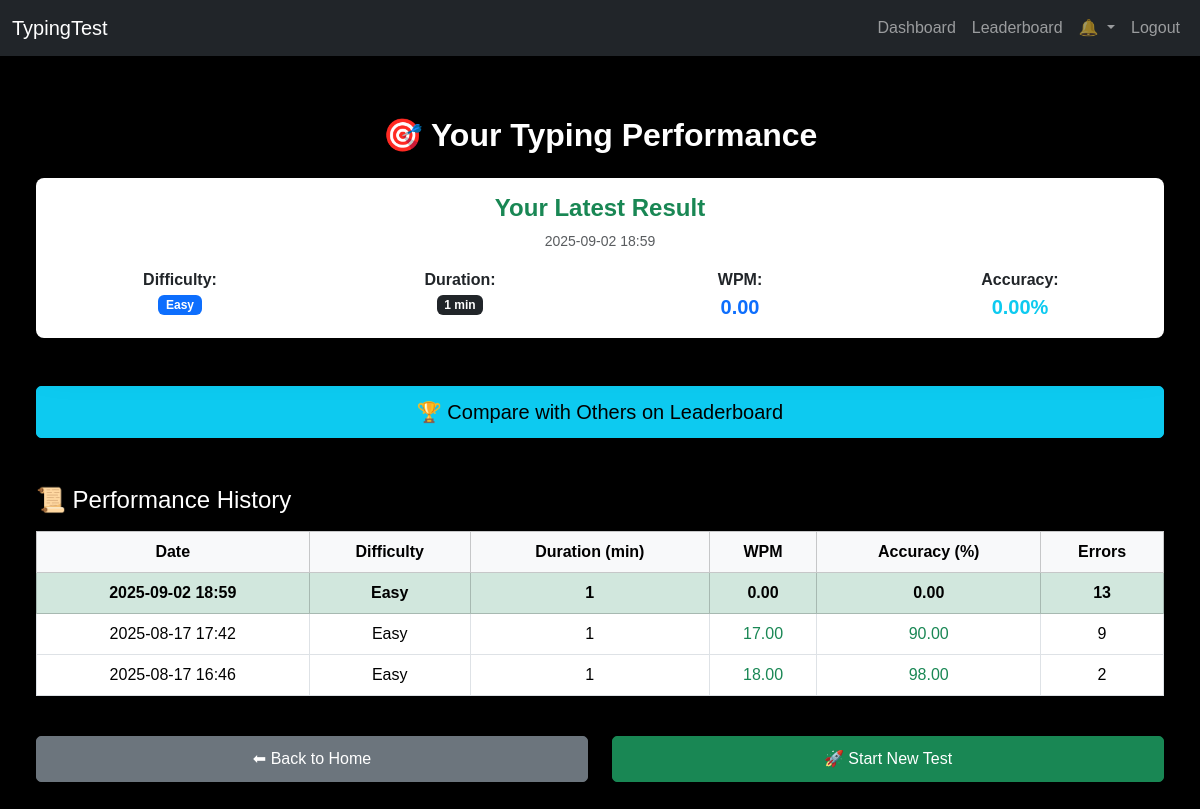
The app's page /performance/ (signed in) with its own data.
### typingtest/models.py (models this page shows, shortened)
class Performance(models.Model):
    user = models.ForeignKey(User, on_delete=models.CASCADE)
    wpm = models.FloatField(help_text="Words per minute")
    accuracy = models.FloatField(help_text="Typing accuracy in percentage")
    errors = models.PositiveIntegerField(default=0, help_text="Number of typing errors")  # NEW FIELD
    difficulty = models.CharField(max_length=10, choices=Paragraph.DIFFICULTY_CHOICES)
    duration = models.PositiveIntegerField(help_text="Duration in minutes")
    date = models.DateTimeField(auto_now_add=True)
    class Meta:
        ordering = ['-date']  # Always newest first

### typingtest/views.py (the view)
# urls.py: path('performance/', typing_views.performance_tracking, name='performance_tracking'),
@login_required
def performance_tracking(request):
    performances = Performance.objects.filter(user=request.user).order_by('-date')
    return render(request, 'typingtest/performance.html', {
        'performances': performances
    })

### notifications/context_processors.py (called while the page is built)
def header_notifications(request):
    if not request.user.is_authenticated:
        return {}
    qs = request.user.notifications.all()[:5]
    unread = request.user.notifications.filter(is_read=False).count()
    return {
        'header_notifications': qs,
        'notifications_unread_count': unread,
    }

### typingtest/templates/typingtest/performance.html (shortened to what this page needs)
{% extends 'base.html' %}
{% block content %}
<div class="container mt-4">
    <h2 class="mb-4 text-center">🎯 Your Typing Performance</h2>
    {% if performances and performances|length > 0 %}
        <div class="card shadow-lg mb-5 border-0 rounded-3">
            <div class="card-body text-center">
                <h4 class="card-title text-success fw-bold">Your Latest Result</h4>
                <p class="mb-3 text-muted small">
                    {{ performances.0.date|date:"Y-m-d H:i" }}
                </p>
                <div class="row gy-3 text-center">
                    <div class="col-6 col-md-3">
                        <strong class="d-block">Difficulty:</strong>
                        <span class="badge bg-primary">{{ performances.0.difficulty|title }}</span>
                    </div>
                    <div class="col-6 col-md-3">
                        <strong class="d-block">Duration:</strong>
                        <span class="badge bg-dark">{{ performances.0.duration }} min</span>
                    </div>
                    <div class="col-6 col-md-3">
                        <strong class="d-block">WPM:</strong>
                        <span class="text-primary fw-bold fs-5">{{ performances.0.wpm|floatformat:2 }}</span>
                    </div>
                    <div class="col-6 col-md-3">
                        <strong class="d-block">Accuracy:</strong>
                        <span class="text-info fw-bold fs-5">{{ performances.0.accuracy|floatformat:2 }}%</span>
                    </div>
                </div>
            </div>
        </div>
        <div class="text-center mb-5">
            <a href="{% url 'leaderboard' %}" class="btn btn-info btn-lg w-100 w-md-auto">
                🏆 Compare with Others on Leaderboard
            </a>
        </div>
        <h4 class="mb-3">📜 Performance History</h4>
        <div class="table-responsive">
            <table class="table table-bordered table-hover align-middle text-center">
                <thead class="table-light">
                    <tr>
                        <th>Date</th>
                        <th>Difficulty</th>
                        <th>Duration (min)</th>
                        <th>WPM</th>
                        <th>Accuracy (%)</th>
                        <th>Errors</th>
                    </tr>
                </thead>
                <tbody>
                    {% for perf in performances %}
                        {% if forloop.first %}
                            <tr class="table-success fw-bold">
                        {% else %}
                            <tr>
                        {% endif %}
                            <td>{{ perf.date|date:"Y-m-d H:i" }}</td>
                            <td>{{ perf.difficulty|title }}</td>
                            <td>{{ perf.duration }}</td>
                            <td class="{% if not forloop.first and perf.wpm < performances.0.wpm %}text-danger{% elif not forloop.first and perf.wpm > performances.0.wpm %}text-success{% endif %}">
                                {{ perf.wpm|floatformat:2 }}
                            </td>
                            <td class="{% if not forloop.first and perf.accuracy < performances.0.accuracy %}text-danger{% elif not forloop.first and perf.accuracy > performances.0.accuracy %}text-success{% endif %}">
                                {{ perf.accuracy|floatformat:2 }}
                            </td>
                            <td>{{ perf.errors }}</td>
                        </tr>
                    {% endfor %}
                </tbody>
            </table>
        </div>
    {% else %}
        <div class="alert alert-warning text-center">
            🚀 No performance records found. Take your first test to see results!
        </div>
    {% endif %}
    <div class="row mt-4">
        <div class="col-6 d-grid">
            <a href="{% url 'home' %}" class="btn btn-secondary">⬅ Back to Home</a>
        </div>
        <div class="col-6 d-grid">
            <a href="{% url 'start_test' %}" class="btn btn-success">🚀 Start New Test</a>
        </div>
    </div>
</div>
{% endblock %}

### static/css/style.css (style rules this page uses)
body { margin: 0; padding: 0; background-color: #000; color: white; font-family: Arial, sans-serif; }
.container { max-width: 1200px; margin: auto; padding: 20px; }
h1, h2, h3 { font-weight: bold; }
button, .btn { border-radius: 5px; padding: 10px 15px; }

### static/css/responsive.css (style rules this page uses)
body { font-size: 16px; line-height: 1.5; overflow-x: hidden; }

### templates/base.html (style rules this page uses)
body { margin: 0; padding: 0; background-color: #000; color: white; }
@media (min-width: 769px) { body { font-size: 16px; } }

### records on screen
Performance: date "2025-09-02 18:59", difficulty "Easy", duration "1", wpm "0.00", accuracy "0.00", errors "13"
Performance: date "2025-08-17 17:42", difficulty "Easy", duration "1", wpm "17.00", accuracy "90.00", errors "9"
Performance: date "2025-08-17 16:46", difficulty "Easy", duration "1", wpm "18.00", accuracy "98.00", errors "2"
